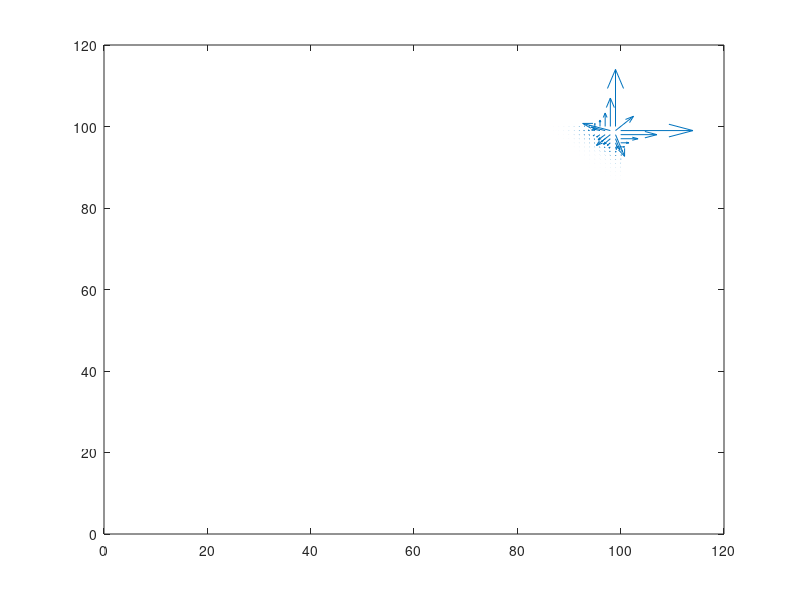

Here is the MATLAB script that generated this plot:
% Laplace Equation by Iteration

nx = 100;
ny = 100;
ni = 10;
V = zeros(nx,ny);

% dx = [V(j-1,k) -2*V(j,k) + V(j+1,k)]/4;
% dy = [V(j,k-1) -2*V(j,k) + V(j,k+1)]/4;

SidesToZero = 0;
for i = 1:ni
    
    for j = 2:nx-1    % Skipping BC rows/columns
        for k = 2:ny-1
            
%             if j==1 || k==1 || j==nx || k==ny
%                 V(j,k) = V(j,k);
%             else
%                 V(j,k) = mean(V(j-1,k) + V(j,k-1) +...
%                 V(j+1,k) + V(j,k+1));
%             end 

            V(:,1) = 1; %sets first column to 1
            V(:,ny) = 1; %sets last column to 1
            V(1,:) = 0; %sets top row to 0
            V(nx,:) = 0; %sets bottom row to 0
    
             V(j,k) = mean(V(j-1,k) + V(j,k-1) +...
                V(j+1,k) + V(j,k+1));
            
        end        
    end
    
    if mod(i,5) == 0
       figure(1)
       surf(V')
       pause(0.05)
    end
                      
end

[Ex,Ey] = gradient(V);

figure(2)
quiver(-Ey',-Ex',10)



